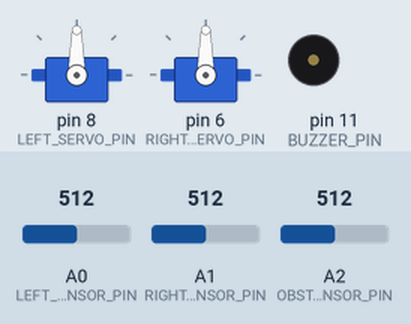
Recording of a sketch running on a simulated Arduino Uno, built with avr-gcc and run on an emulated ATmega328P. On the bench: 2 × servo, buzzer (waves = sounding). Inputs (shaded band) come from the test bench; at power-on: A0 (LEFT_SENSOR_PIN) = 512, A2 (OBSTACLE_SENSOR_PIN) = 512, A1 (RIGHT_SENSOR_PIN) = 512. What the sketch prints to the serial monitor is not drawn.

Above: at 1.9 s.
2.0 s: A0 (LEFT_SENSOR_PIN) set to 104
5.0 s: A0 (LEFT_SENSOR_PIN) set to 90
At 6.2 s:
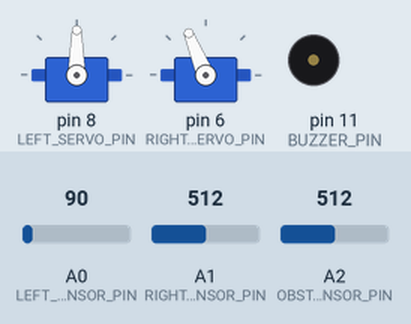
6.5 s: A2 (OBSTACLE_SENSOR_PIN) set to 412
9.5 s: A2 (OBSTACLE_SENSOR_PIN) set to 381
At 9.67 s:
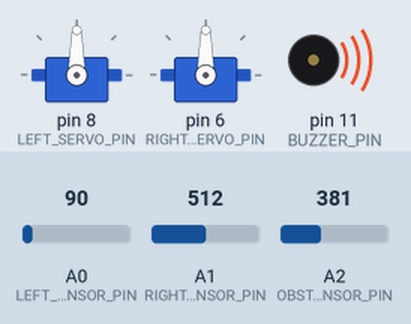
12.5 s: A2 (OBSTACLE_SENSOR_PIN) set to 410
At 13.6 s:
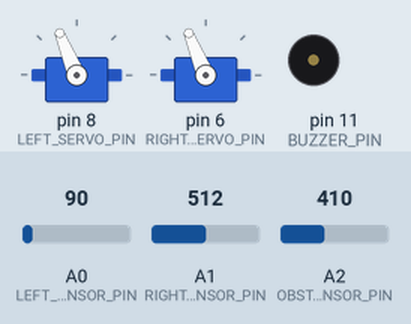
14.1 s: A1 (RIGHT_SENSOR_PIN) set to 111
17.1 s: A1 (RIGHT_SENSOR_PIN) set to 100
At 18.0 s:
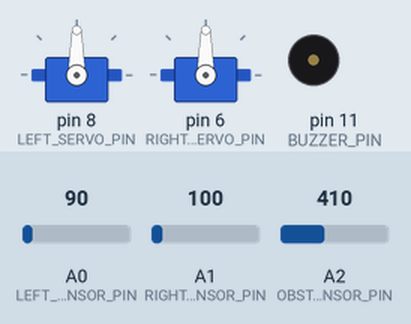
Timing chart, 0 to 20.1 s (numbered marks = the images above; inputs shaded):
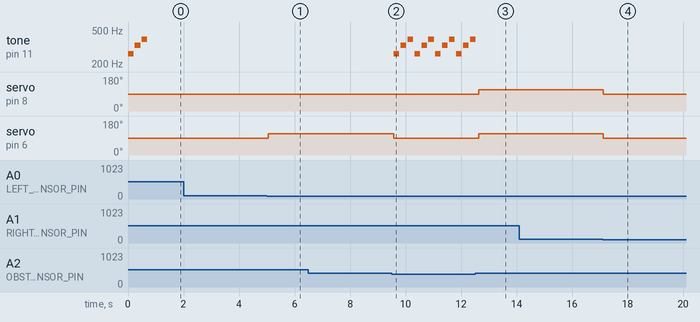

The sketch:

new.ino
```cpp
#include <Servo.h>

// Configuração de Pinos
#define LEFT_SENSOR_PIN A0
#define RIGHT_SENSOR_PIN A1
#define OBSTACLE_SENSOR_PIN A2
#define BUZZER_PIN 11
#define LEFT_SERVO_PIN 8
#define RIGHT_SERVO_PIN 6

// Configuração de Limiares
#define LEFT_THRESHOLD 100
#define RIGHT_THRESHOLD 100
#define OBSTACLE_THRESHOLD 400

// Valores de PWM para controle dos servos
#define SERVO_STOP 90
#define SERVO_FORWARD_LEFT 80
#define SERVO_FORWARD_RIGHT 100
#define SERVO_BACKWARD_LEFT 100
#define SERVO_BACKWARD_RIGHT 80

Servo leftServo;
Servo rightServo;

// Estados do robô
enum RobotState {
    TURNING_LEFT,
    TURNING_RIGHT,
    STOPPED,
    MOVING_FORWARD
};

RobotState robotState = STOPPED;
String leftServoState = "Parado";
String rightServoState = "Parado";

// Função para ler sensor
int readSensor(int pin) {
    return analogRead(pin);
}

// Som de inicialização
void playStartupSound() {
    tone(BUZZER_PIN, 262, 200); // Nota C4
    delay(250);
    tone(BUZZER_PIN, 330, 200); // Nota E4
    delay(250);
    tone(BUZZER_PIN, 392, 200); // Nota G4
    delay(250);
    noTone(BUZZER_PIN);
}

void adjustTrajectoryLeft(bool alternateMode) {
    if (alternateMode) {
        // Alternativa: "uma roda para cada lado"
        leftServoState = "Trás";
        rightServoState = "Frente";
        robotState = TURNING_LEFT;
        leftServo.write(112);  // Roda esquerda para trás
        rightServo.write(112); // Roda direita para frente
    } else {
        // Comportamento original
        leftServoState = "Trás";
        rightServoState = "Frente";
        robotState = TURNING_LEFT;
        leftServo.write(SERVO_STOP);
        rightServo.write(112);
    }
}

void adjustTrajectoryRight(bool alternateMode) {
    if (alternateMode) {
        // Alternativa: "uma roda para cada lado"
        leftServoState = "Frente";
        rightServoState = "Trás";
        robotState = TURNING_RIGHT;
        leftServo.write(78);  // Roda esquerda para frente
        rightServo.write(78); // Roda direita para trás
    } else {
        // Comportamento original
        leftServoState = "Frente";
        rightServoState = "Trás";
        robotState = TURNING_RIGHT;
        leftServo.write(78);
        rightServo.write(SERVO_STOP);
    }
}

// Parar
void stopMoving() {
    leftServoState = "Parado";
    rightServoState = "Parado";
    robotState = STOPPED;
    leftServo.write(SERVO_STOP); // Parada neutra
    rightServo.write(SERVO_STOP); // Parada neutra
}

void moveForward() {
    leftServoState = "Frente";
    rightServoState = "Frente";
    robotState = MOVING_FORWARD;
    leftServo.write(SERVO_FORWARD_LEFT);
    rightServo.write(SERVO_FORWARD_RIGHT);
}

void setup() {
    Serial.begin(9600);

    // Configurar pinos de sensores
    pinMode(LEFT_SENSOR_PIN, INPUT);
    pinMode(RIGHT_SENSOR_PIN, INPUT);
    pinMode(OBSTACLE_SENSOR_PIN, INPUT);
    pinMode(BUZZER_PIN, OUTPUT);

    // Configurar servos
    leftServo.attach(LEFT_SERVO_PIN);
    rightServo.attach(RIGHT_SERVO_PIN);

    // Som de inicialização
    playStartupSound();
}

bool toggleBehavior = false;

void loop() {
    int leftSensor = readSensor(LEFT_SENSOR_PIN);
    int rightSensor = readSensor(RIGHT_SENSOR_PIN);
    int obstacleSensor = readSensor(OBSTACLE_SENSOR_PIN);

    // Lógica de alternância entre sensores
    if (leftSensor < LEFT_THRESHOLD && rightSensor > RIGHT_THRESHOLD) {
        adjustTrajectoryLeft(toggleBehavior); // Passa o modo alternado
        delay(20);

    } else if (rightSensor < RIGHT_THRESHOLD && leftSensor > LEFT_THRESHOLD) {
        adjustTrajectoryRight(toggleBehavior); // Passa o modo alternado
        delay(20);
    } else if (leftSensor < LEFT_THRESHOLD && rightSensor < RIGHT_THRESHOLD) {
        moveForward();
    } else {
        stopMoving();
    }

    // Detecção de obstáculos
    if (obstacleSensor < OBSTACLE_THRESHOLD) {
        Serial.println("Detecção de obstáculos");
        stopMoving();

        // Alternar entre os modos
        toggleBehavior = !toggleBehavior;

        // Bloqueia enquanto o obstáculo ainda é detectado
        while (obstacleSensor < OBSTACLE_THRESHOLD) {
            playStartupSound(); // Som de alerta
            obstacleSensor = readSensor(OBSTACLE_SENSOR_PIN); // Atualizar valor do sensor
        }

        noTone(BUZZER_PIN); // Parar o som
    }

    // Depuração (opcional)
    Serial.print("LeftSensor: ");
    Serial.print(leftSensor);
    Serial.print(" | RightSensor: ");
    Serial.print(rightSensor);
    Serial.print(" | ObstacleSensor: ");
    Serial.print(obstacleSensor);
    Serial.print(" | LeftServo: ");
    Serial.print(leftServoState);
    Serial.print(" | RightServo: ");
    Serial.print(rightServoState);
    Serial.print(" | RobotState: ");
    switch (robotState) {
        case TURNING_LEFT:
            Serial.println("Desviando para esquerda");
            break;
        case TURNING_RIGHT:
            Serial.println("Desviando para direita");
            break;
        case MOVING_FORWARD:
            Serial.println("Movendo para frente");
            break;
        case STOPPED:
            Serial.println("Parado");
            break;
    }
}
```

Measured:
- the behaviour switches between 100 and 99 on A0 (LEFT_SENSOR_PIN) (found by bisection; images 0 and 1)
- the behaviour switches between 400 and 399 on A2 (OBSTACLE_SENSOR_PIN) (found by bisection; images 1 and 2)
- the behaviour switches between 101 and 100 on A1 (RIGHT_SENSOR_PIN) (found by bisection; images 3 and 4)
- after the input at 2.0 s, every drawn part: stays the same
- after the input at 5.0 s, servo on pin 6 (RIGHT_SERVO_PIN): 90° → 112° after 0.05 s
- after the input at 6.5 s, every drawn part: stays the same
- after the input at 9.5 s, tone on pin 11 (BUZZER_PIN): silent → 262 Hz after 0.07 s, then repeats every 0.75 s: silent 0.05 s, 330 Hz 0.20 s, silent 0.05 s, 392 Hz 0.20 s, silent 0.05 s, 262 Hz 0.20 s; servo on pin 6 (RIGHT_SERVO_PIN): 112° → 90° after 0.07 s
- after the input at 12.5 s, tone on pin 11 (BUZZER_PIN): goes on until 12.5 s, then stays silent; servo on pin 8 (LEFT_SERVO_PIN), servo on pin 6 (RIGHT_SERVO_PIN): 90° → 112° after 0.13 s
- after the input at 14.1 s, every drawn part: stays the same
- after the input at 17.1 s, servo on pin 8 (LEFT_SERVO_PIN), servo on pin 6 (RIGHT_SERVO_PIN): 112° → 90° at once
